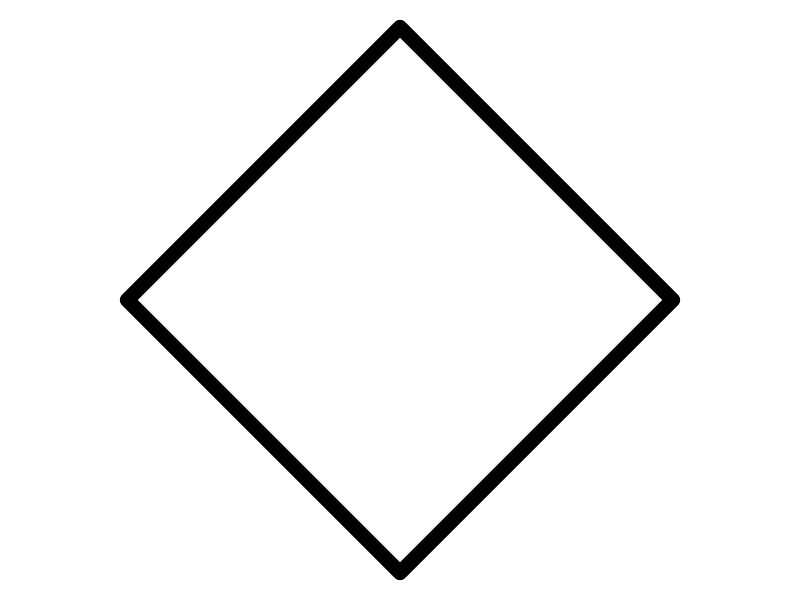
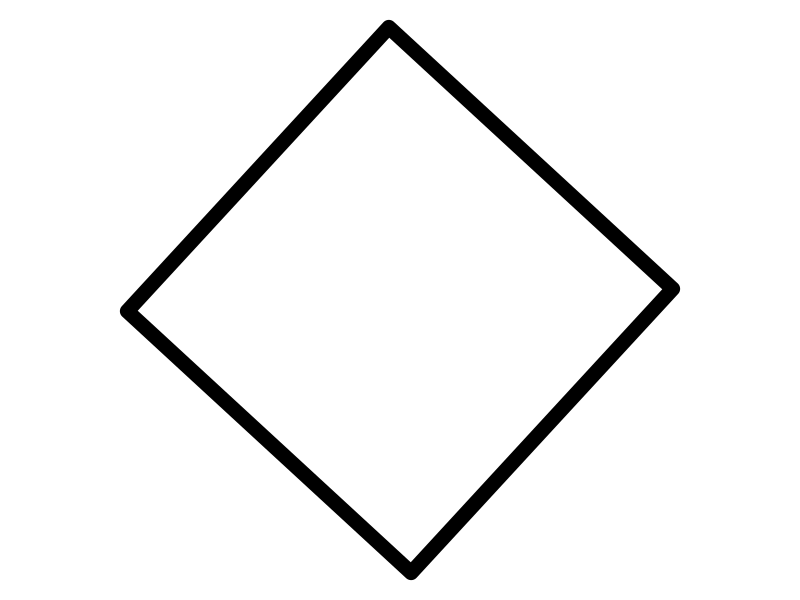
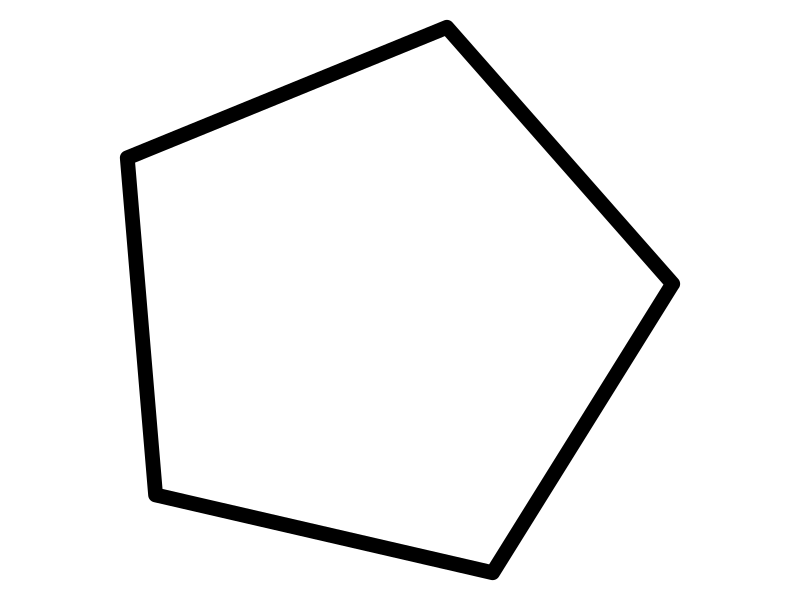
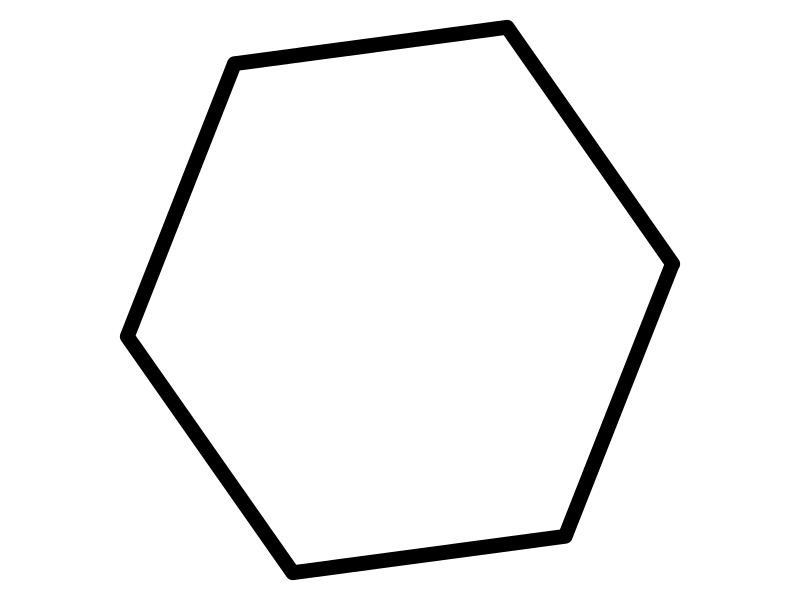
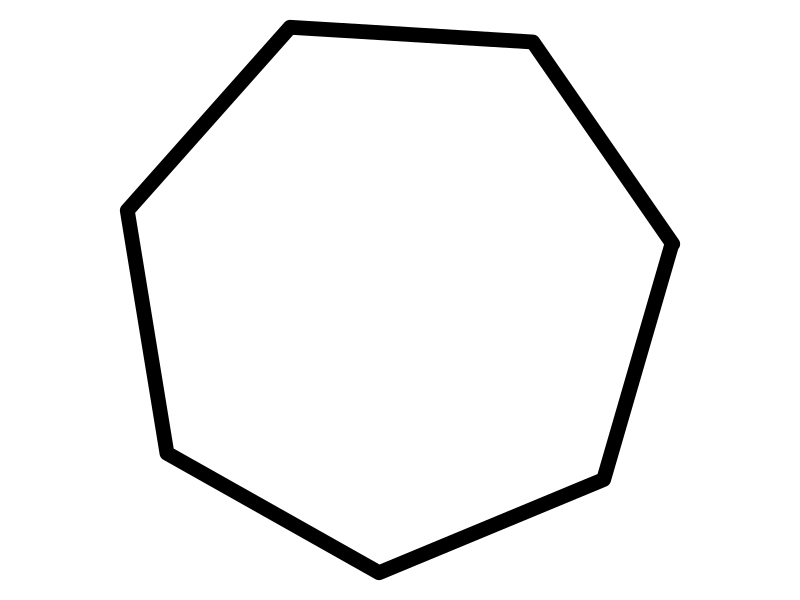
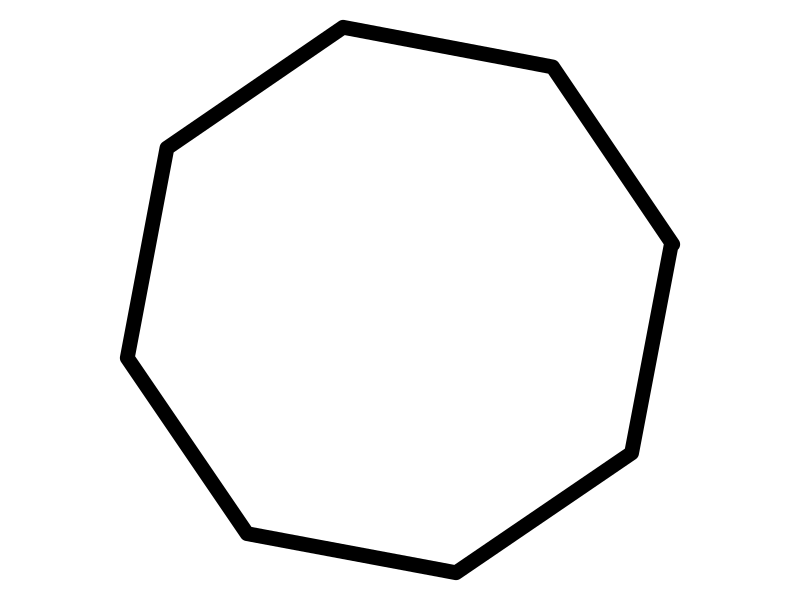
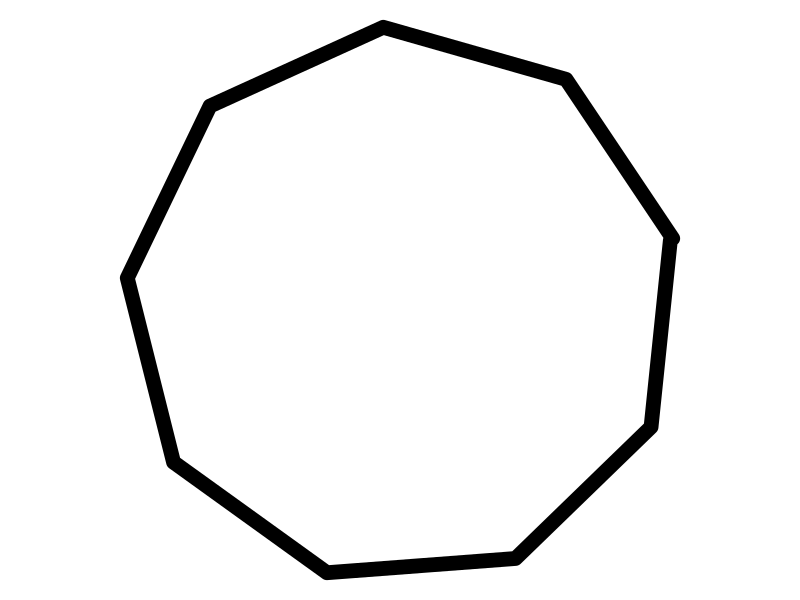
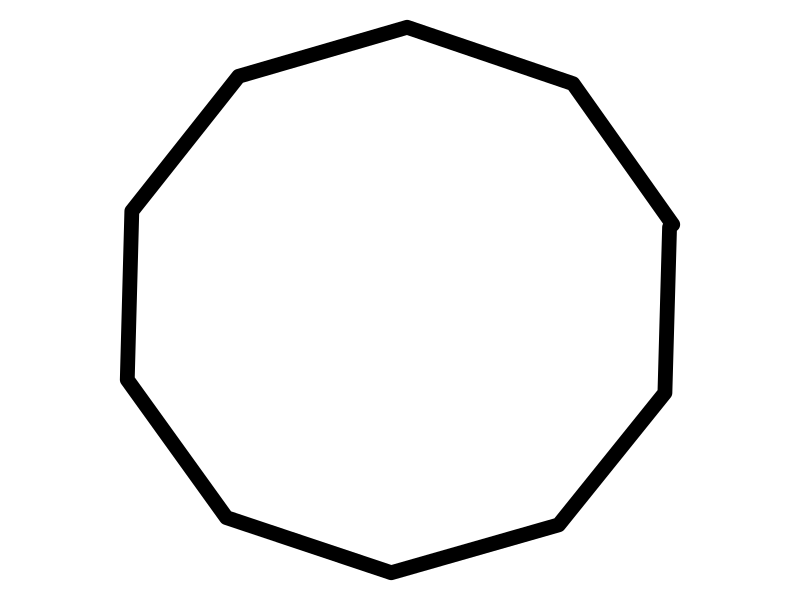

Write R code to recreate these figures, in order. (Note: this script raises an error after producing the figures.)
# Geomaker anims

library(ggplot2)

geomaker <- function(savename, angle_offset, nPoints, xrparams, yrparams) {
  angle = seq(0.5 * angle_offset * 2 * pi, (1 + 0.5 * angle_offset) * 2 * pi, length.out = nPoints + 1);
  r = xrparams[1] + xrparams[2] * cos(xrparams[3] * (angle + xrparams[4] * 2 * pi))
  r2 = yrparams[1] + yrparams[2] * cos(yrparams[3] * (angle + yrparams[4] * 2 * pi))
  x = r * cos(angle);
  y = r2 * sin(angle);
  D <- data.frame(x, y);
  p0 <- ggplot(D, aes(x = x, y = y)) + geom_polygon(fill="white", colour="black", size=5)
  p0 <- p0 + theme_void() + theme(legend.position="none") + theme(aspect.ratio=1)
  if (savename != '') {
    ggsave(savename, plot = p0)
  }
  print(p0)
}

minNPoints <- 199
maxNPoints <- 200
nPoses <- 2 + 1
nSteps <- 200
maxF <- 12

offset_00 <- 0
nPoints_00 <- 4
xrparams_00 <- c(1, 0, 0, 0.5)
yrparams_00 <- c(1, 0, 0, 0.25)

offset_1 <- offset_00
nPoints_1 <- nPoints_00
xrparams_1 <- xrparams_00
yrparams_1 <- yrparams_00
iFrame <- 1
for (iPose in 1:nPoses) {
  if (iPose == nPoses){
    offset_2 <- offset_00
    nPoints_2 <- nPoints_00
    xrparams_2 <- xrparams_00
    yrparams_2 <- yrparams_00
  } else {
    offset_2 <- 2 * pi * runif(1)
    nPoints_2 <- minNPoints + sample.int(maxNPoints - minNPoints, size=1)
    if (nPoints_2 == 8) {
      nPoints_2 = 200
    }
    xrparams_2 <- runif(4) * c(1, 1, maxF, 1)
    yrparams_2 <- runif(4) * c(1, 1, maxF, 1)
  }
  for (iStep in 1:nSteps) {
    prop0 <- (iStep - 1) / nSteps
    offset_0 <- offset_1 + (offset_2 - offset_1) * prop0;
    nPoints_0 <- floor(nPoints_1 + (nPoints_2 - nPoints_1) * prop0);
    xrparams_0 <- xrparams_1 + (xrparams_2 - xrparams_1) * prop0;
    yrparams_0 <- yrparams_1 + (yrparams_2 - yrparams_1) * prop0;
    geomaker(paste0('anim2_', iFrame, '.png'), offset_0, nPoints_0, xrparams_0, yrparams_0)
    iFrame <- iFrame + 1
  }
  offset_1 <- offset_2
  nPoints_1 <- nPoints_2
  xrparams_1 <- xrparams_2
  yrparams_1 <- yrparams_2
}
